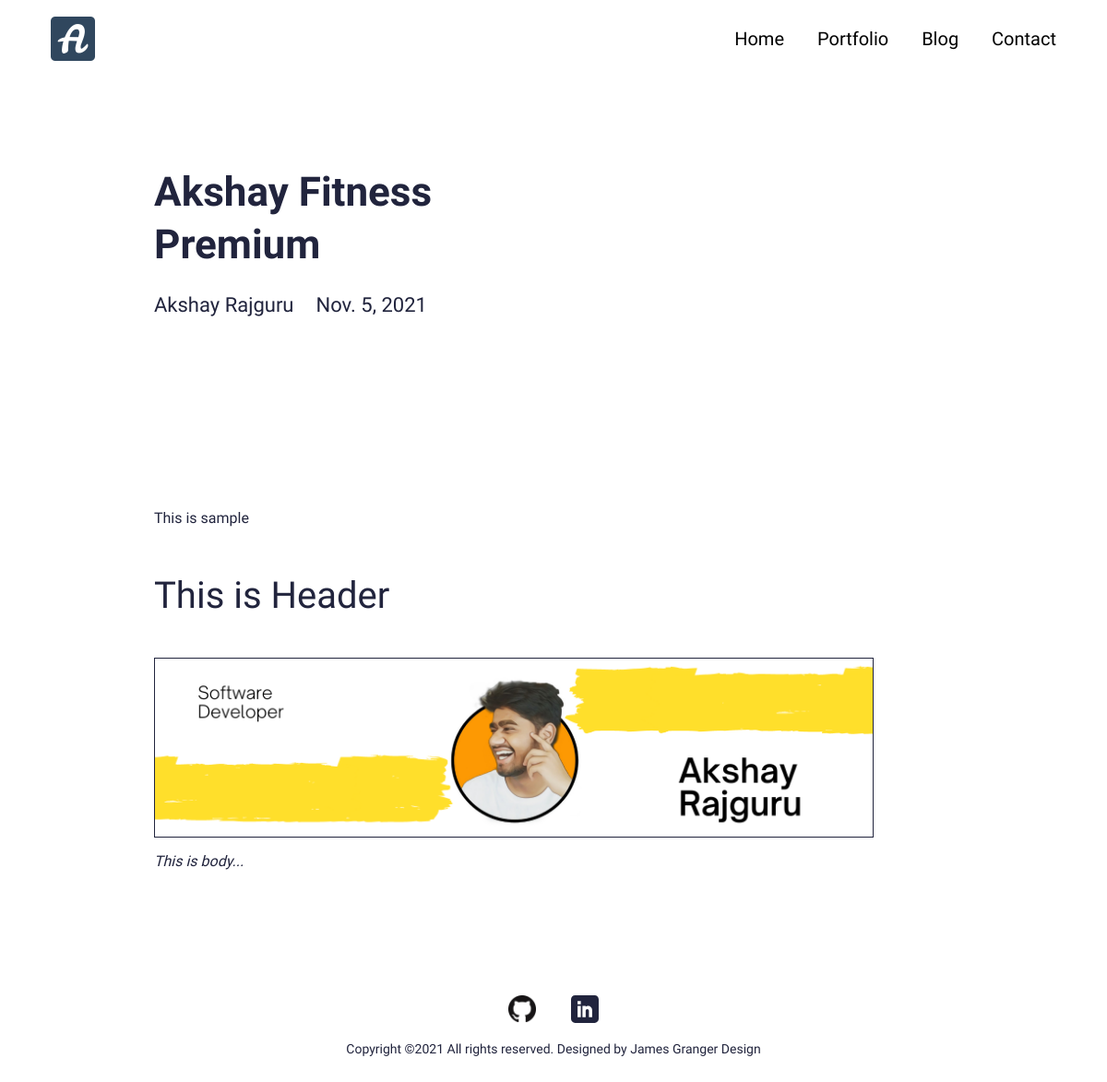
The app's page /blog/akshay-fitness-premium with its own data.
### resumeapp/models.py (models this page shows, shortened)
class Blog(models.Model):
    class Meta:
        verbose_name_plural = 'Blog Profiles'
        verbose_name = 'Blog'
        ordering = ["timestamp"]
    timestamp = models.DateTimeField(auto_now_add=True)
    author = models.CharField(max_length=200, blank=True, null=True)
    name = models.CharField(max_length=200, blank=True, null=True)
    description = models.CharField(max_length=500, blank=True, null=True)
    body = RichTextField(blank=True, null=True)
    slug = models.SlugField(null=True, blank=True)
    image = models.ImageField(blank=True, null=True, upload_to="blog")
    is_active = models.BooleanField(default=True)

### resumeapp/views.py (the view)
# urls.py: path('blog/<slug:slug>', views.BlogDetailView.as_view(), name="blog"),
class BlogDetailView(generic.DetailView):
	model = Blog
	template_name = "main/blog-detail.html"

### resumeproj/context_processors.py (called while the page is built)
def project_context(request):
	context = {
		'me': User.objects.first(),
	}
	return context

### resumeapp/templates/main/blog-detail.html (shortened to what this page needs)
{% extends 'main/base.html' %}
{% load static %}
{% block content %}
<section>
  <div class="innerPageBannerCol">
    <div class="container">
      <div class="row g-4 g-md-3  align-items-center">
        <div class="col-md-6">
          <div class="bannerContent">
            <h1 class="xlTitle pb-md-3">{{object.name|title}}</h1>
          </div>
        </div>
      </div>
      <div class="row">
        <div class="col-md-auto">
          <div class="authorCol">
            <h4 class="smTitle pb-3">{{object.author|title}}</h4>
          </div>
        </div>
        <div class="col-md">
          <h4 class="smTitle pb-3">{{object.timestamp.date}}</h4>
        </div>
      </div>
    </div>
  </div>
</section>
<section>
  <div class="sectionSpaceSm">
    <div class="container">
      {{object.body|safe}}
    </div>
  </div>
</section>
{% endblock %}

### resumeapp/static/css/style.css (style rules this page uses)
:root { --primaryColor: #9C07B6; --primaryDarkColor: #3D0048; --primaryHoverColor: #900AA8; --secondaryColor: #F9B000; --baseColor: #21243D; --baseFont: 'Heebo', sans-serif; --titleFont: 'Courier Prime', monospace; --regular: 400; --medium: 500; --bold: 700; --black: 900; --lightBg: #F1F1F1; }
html { scroll-behavior: smooth; }
body { font-family: var(--baseFont); color: var(--baseColor); line-height: normal; }
img { max-width: 100%; }
.xlTitle { font-size: 44px; line-height: 1.3; font-weight: var(--bold); font-family: var(--titleFont) }
.smTitle { font-size: 22px; line-height: normal; font-weight: var(--regular); font-family: var(--titleFont) }
.sectionSpaceSm { padding: 35px 0; }
.innerPageBannerCol { padding: 180px 0 150px; }
@media (min-width:992px) { .container, .container-lg, .container-md, .container-sm, .container-xl, .container-xxl { max-width: 890px; } }

### records on screen
Blog: name "Akshay Fitness Premium", author "Akshay Rajguru", timestamp "Nov. 5, 2021", body "This is sample This is Header This is body...", body (picture)
